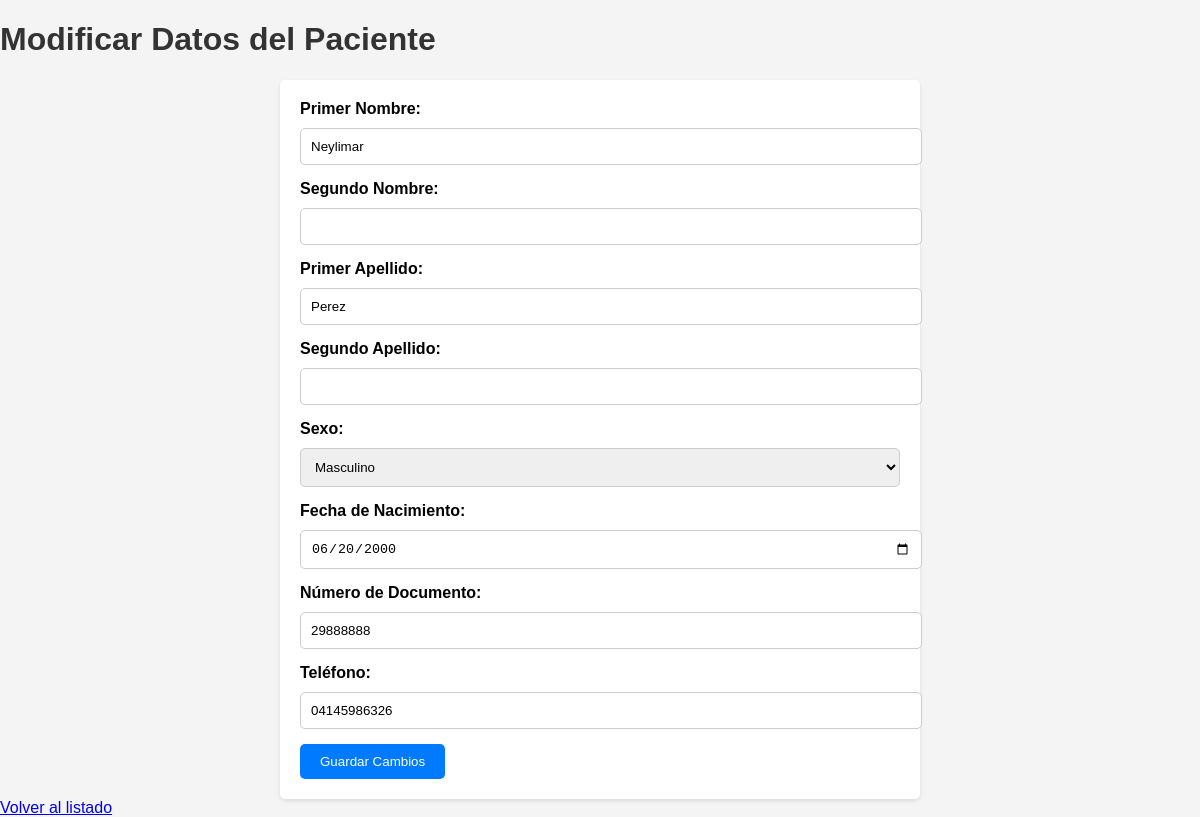
The app's page /app/vistas/modificar_usuario.php?id_usuario=1 (signed in) with its own data.
### tables this page shows
CREATE TABLE `usuario` (
  `id_usuario` int(11) NOT NULL,
  `usuario` varchar(50) NOT NULL,
  `tipo_doc` enum('V','E','J','P') NOT NULL,
  `num_doc` varchar(12) NOT NULL,
  `correo` varchar(70) NOT NULL,
  `contraseña` varchar(34) NOT NULL,
  `nombre1` varchar(150) NOT NULL,
  `nombre2` varchar(150) DEFAULT NULL,
  `apellido1` varchar(150) NOT NULL,
  `apellido2` varchar(150) DEFAULT NULL,
  `foto` blob DEFAULT NULL,
  `fecha_nac` date NOT NULL,
  `telefono` varchar(15) NOT NULL,
  `sexo` enum('Masculino','Femenino') NOT NULL,
  `pregunta_s1` enum('NOMBRE DE MI MADRE','NOMBRE DE MI MASCOTA','NOMBRE DE MI PRIMER COLEGIO','NOMBRE DE MI PRIMER TRABAJO','NOMBRE DE MI PADRE') NOT NULL,
  `respuesta_1` varchar(150) NOT NULL,
  `pregunta_s2` enum('NOMBRE DE MI HERMANO MAYOR','DONDE NACIO SU MADRE','NOMBRE DE MEJOR AMIGO DE LA INFANCIA','PELICULA FAVORITA','SEGUNDO APELLIDO DE MI MADRE') NOT NULL,
  `respuesta_2` varchar(150) NOT NULL,
  `status` enum('activo','inactivo') NOT NULL
);

### app/controladores/listado_PacienteControlador.php (called while the page is built, shortened)
<?php
require_once __DIR__ . '/../modelos/listado_PacienteModelo.php';
class listado_PacienteControlador {
    private $listado_PacienteModelo;
    public function __construct() {
        $this->listado_PacienteModelo = new listado_PacienteModelo();
    }
    public function obtenerUsuarioPorId($id_usuario) {
        return $this->listado_PacienteModelo->buscarUsuarioPorId($id_usuario);
    }
}

### app/modelos/principalModelo.php (called while the page is built, shortened)
<?php
class principalModelo
{
	private $servidor = DB_SERVER;
	private $db = DB_NAME;
	private $user = DB_USER;
	private $pass = DB_PASS;
	protected function conectar()
	{
		$conexion = new PDO("mysql:host=" . $this->servidor . ";dbname=" . $this->db, $this->user, $this->pass);
		$conexion->exec("SET CHARACTER SET utf8");
		return $conexion;
	}
}

### app/modelos/listado_PacienteModelo.php (called while the page is built, shortened)
<?php
require_once __DIR__ . '/principalModelo.php';
class listado_PacienteModelo extends principalModelo {
    public function buscarUsuarioPorId($id_usuario) {
        try {
            $sql = $this->conectar()->prepare("SELECT * FROM usuario WHERE id_usuario = :id_usuario");
            $sql->bindParam(':id_usuario', $id_usuario, \PDO::PARAM_INT);
            $sql->execute();
            return $sql->fetch(\PDO::FETCH_ASSOC);
        } catch (\PDOException $e) {
            error_log("Error al buscar usuario por ID: " . $e->getMessage());
            return null;
        }
    }
}

### app/vistas/modificar_usuario.php (the view, shortened to what this page needs)
<?php
require_once __DIR__ . '/../controladores/listado_PacienteControlador.php';
require_once __DIR__ . '/../modelos/principalModelo.php';
$id_usuario = htmlspecialchars($_GET['id_usuario']);
$controller = new listado_PacienteControlador();
$usuario = $controller->obtenerUsuarioPorId($id_usuario);
?>
<!DOCTYPE html>
<html lang="en">
<head>
</head>
<body>
    <h1>Modificar Datos del Paciente</h1>
    <form method="POST" action="">
    <label for="nombre1">Primer Nombre:</label>
    <input type="text" id="nombre1" name="nombre1" value="<?= htmlspecialchars($usuario['nombre1']) ?>" required><br>
    <label for="nombre2">Segundo Nombre:</label>
    <input type="text" id="nombre2" name="nombre2" value="<?= htmlspecialchars($usuario['nombre2']) ?>" ><br>
    <label for="apellido1">Primer Apellido:</label>
    <input type="text" id="apellido1" name="apellido1" value="<?= htmlspecialchars($usuario['apellido1']) ?>" required><br>
    <label for="apellido2">Segundo Apellido:</label>
    <input type="text" id="apellido2" name="apellido2" value="<?= htmlspecialchars($usuario['apellido2']) ?>" ><br>
    <label for="sexo">Sexo:</label>
        <select id="sexo" name="sexo" required>
            <option value="Masculino" <?= $usuario['sexo'] === 'Masculino' ? 'selected' : '' ?>>Masculino</option>
        </select><br>
    <label for="fecha_nac">Fecha de Nacimiento:</label>
    <input type="date" id="fecha_nac" name="fecha_nac" value="<?= htmlspecialchars($usuario['fecha_nac']) ?>" required><br>
    <label for="num_doc">Número de Documento:</label>
    <input type="text" id="num_doc" name="num_doc" value="<?= htmlspecialchars($usuario['num_doc']) ?>" required><br>
    <label for="telefono">Teléfono:</label>
    <input type="text" id="telefono" name="telefono" value="<?= htmlspecialchars($usuario['telefono']) ?>" required><br>
    <button type="submit">Guardar Cambios</button>
</form>
    <a href="listado_pacientes.php">Volver al listado</a>
</body>
</html>

### app/vistas/modificar_usuario.php (style rules this page uses)
body { font-family: Arial, sans-serif; background-color: #f4f4f4; margin: 0; padding: 0; }
h1 { color: #333; }
form { background-color: #fff; padding: 20px; border-radius: 5px; box-shadow: 0 2px 4px rgba(0, 0, 0, 0.1); max-width: 600px; margin: 0 auto; }
form label { display: block; margin-bottom: 10px; font-weight: bold; }
form input, form select { width: 100%; padding: 10px; margin-bottom: 15px; border: 1px solid #ccc; border-radius: 5px; }
form button { padding: 10px 20px; background-color: #007bff; color: #fff; border: none; border-radius: 5px; cursor: pointer; }

### records on screen
usuario: nombre1 "Neylimar", apellido1 "Perez", sexo "Masculino", fecha_nac "06/20/2000", num_doc "29888888", telefono "04145986326"
